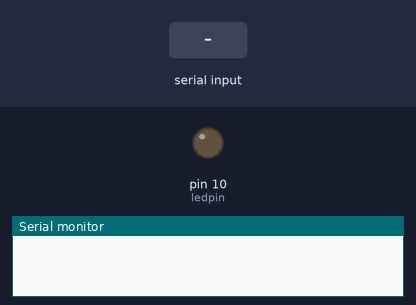
The sketch below on a simulated Arduino Uno, built with avr-gcc and run on an emulated ATmega328P. Shown: output pins drawn as LEDs (lit = HIGH), the last lines printed to the serial monitor. The inputs (shaded band) are chosen by the test bench.

Above: at 1.2 s.
1.3 s: "1" received over Serial
At 1.8 s:
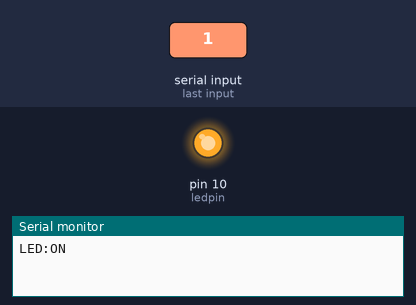
2.8 s: "0" received over Serial
At 3.6 s:
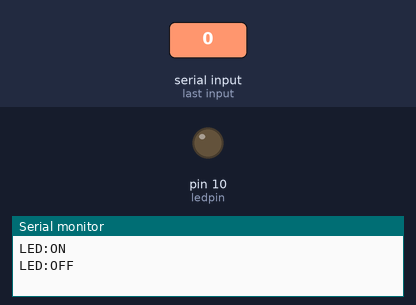
Timing chart, 0 to 5.8 s (numbered marks = the images above; inputs shaded):
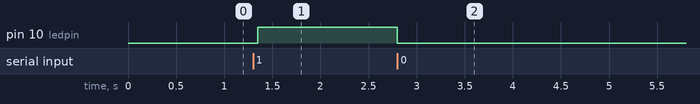

The sketch:

serial.ino
```cpp
int ledpin=10;

void setup() {
  // put your setup code here, to run once:
  Serial.begin(9600);
  pinMode(ledpin,OUTPUT);
}

void loop() {
  // put your main code here, to run repeatedly:
  char recieveVal;

  if(Serial.available()>0)
  {
    recieveVal=Serial.read();
    if(recieveVal=='1')
    {
      digitalWrite(ledpin,HIGH);
      Serial.println("LED:ON");
    }
    if(recieveVal=='0')
    {
      digitalWrite(ledpin,LOW);
      Serial.println("LED:OFF");
    }
  }
  delay(50);
}
```

Measured:
- after the input at 1.3 s, pin 10 (ledpin): LOW → HIGH after 0.05 s
- after the input at 2.8 s, pin 10 (ledpin): HIGH → LOW at once
